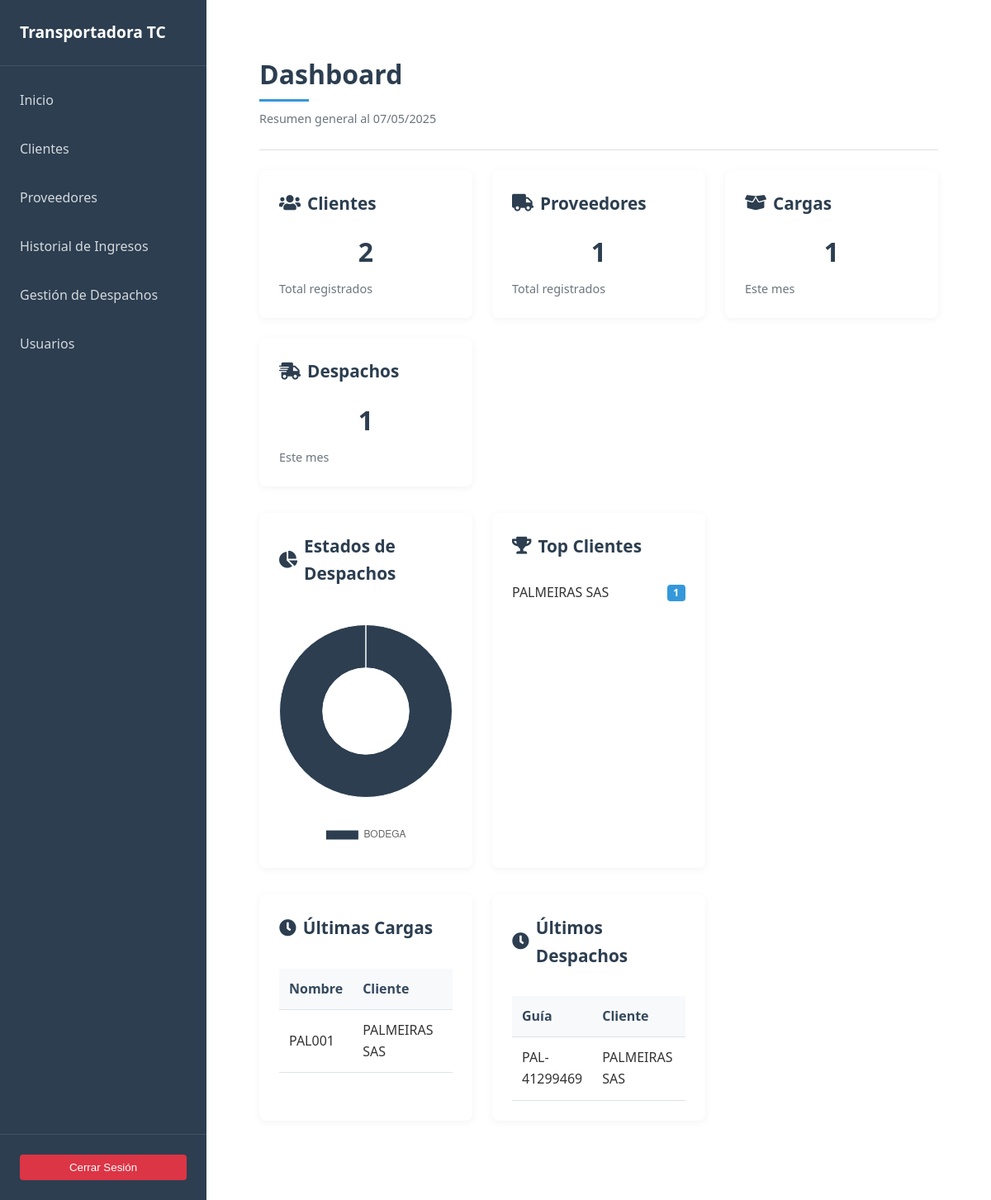
The app's page / (signed in), older data.
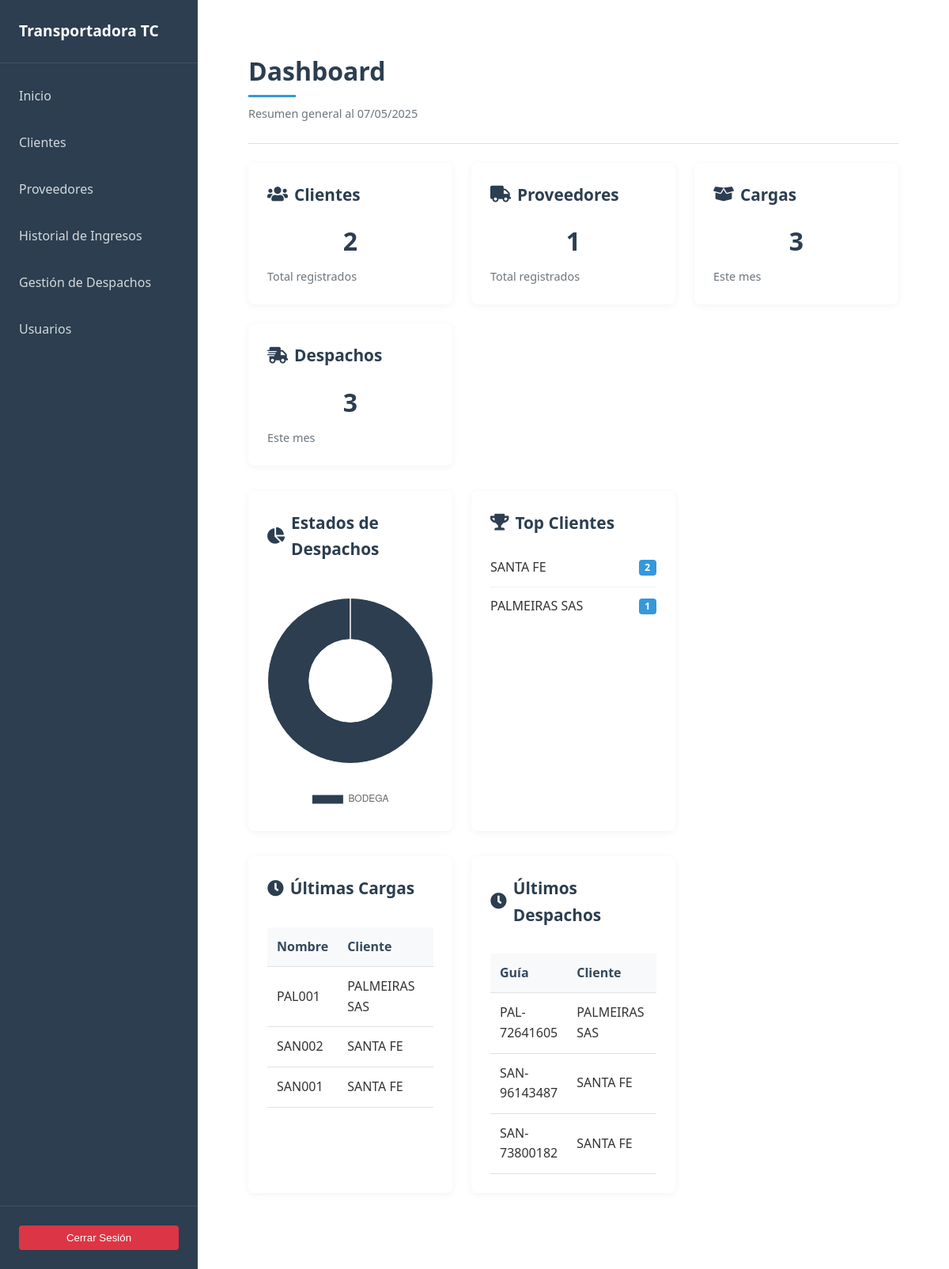
The same page, newer data.
### clientes/models.py (models this page shows, shortened)
class Cliente(models.Model):
    nit = models.CharField(max_length=255, default="", unique=True, blank=False)
    nombre = models.CharField(max_length=255, blank=False)
    email = models.EmailField()
    telefono = models.CharField(max_length=15)
    ciudad = models.CharField(max_length=255)
    direccion = models.CharField(max_length=255)
    proveedores = models.ManyToManyField(Proveedor, related_name="clientes", blank=True)
    fecha_creacion = models.DateTimeField(auto_now_add=True)

### cargas/models.py (models this page shows, shortened)
class Carga(models.Model):
    nombre = models.CharField(max_length=20, unique=True)
    cliente = models.ForeignKey(Cliente, on_delete=models.CASCADE, related_name='cargas')
    proveedor = models.ForeignKey(Proveedor, on_delete=models.CASCADE, related_name='cargas')
    fecha = models.DateTimeField(auto_now_add=True)
    remision = models.CharField(unique=True, max_length=20)
    observaciones = models.TextField(blank=True, null=True)
    archivo_factura = models.FileField(upload_to='facturas/', blank=True, null=True)

### despachos/models.py (models this page shows, shortened)
class Despacho(models.Model):
    ESTADOS = (
        ('BODEGA', 'En bodega'),
        ('RUTA', 'En ruta'),
        ('ENTREGADO', 'Entregado'),
    )
    cliente = models.ForeignKey(Cliente, on_delete=models.CASCADE, related_name='despachos')
    fecha_creacion = models.DateTimeField(auto_now_add=True)
    guia = models.CharField(max_length=20, unique=True, blank=True)
    estado = models.CharField(max_length=20, choices=ESTADOS, default='BODEGA')
    valor_flete = models.DecimalField(max_digits=10, decimal_places=2, blank=True, null=True)
    observaciones = models.TextField(blank=True, null=True)
    placa_camion = models.CharField(max_length=20, default='')
    nombre_conductor = models.CharField(max_length=50, blank=True, null=True, default='')

### main/views.py (the view)
# urls.py: path('', views.home, name='home'),
@login_required
def home(request):
    hoy = timezone.now().date()
    inicio_mes = hoy.replace(day=1)
    total_clientes = Cliente.objects.count()
    total_proveedores = Proveedor.objects.count()
    cargas_recientes = Carga.objects.select_related('cliente').order_by('-fecha')[:5]
    total_cargas_mes = Carga.objects.filter(fecha__date__gte=inicio_mes).count()
    cargas_por_cliente = Carga.objects.values('cliente__nombre').annotate(
        total=Count('id')
    ).order_by('-total')[:5]
    despachos_recientes = Despacho.objects.select_related('cliente').order_by('-fecha_creacion')[:5]
    total_despachos_mes = Despacho.objects.filter(fecha_creacion__date__gte=inicio_mes).count()
    estados_despachos = Despacho.objects.values('estado').annotate(
        total=Count('id')
    )
    context = {
        'hoy': hoy,
        'total_clientes': total_clientes,
        'total_proveedores': total_proveedores,
        'cargas_recientes': cargas_recientes,
        'total_cargas_mes': total_cargas_mes,
        'cargas_por_cliente': cargas_por_cliente,
        'despachos_recientes': despachos_recientes,
        'total_despachos_mes': total_despachos_mes,
        'estados_despachos': estados_despachos,
    }
    return render(request, 'main/home.html', context)

### main/templatetags/auth_extras.py (called while the page is built)
@register.filter(name='in_group')
def in_group(user, group_name):
    return user.groups.filter(name=group_name).exists()

### main/templates/main/home.html (shortened to what the changed rows need)
{% extends 'base.html' %}
{% load static %}
{% block content %}
<main class="main-content">
    <header class="content__header">
        <h1 class="content__title">Dashboard</h1>
    </header>
    <section class="content__body">
        <div class="card-grid">
            <div class="card">
                <div class="card__body">
                    <h3 class="card__title"><i class="fas fa-box-open"></i> Cargas</h3>
                    <p class="metric-value">{{ total_cargas_mes }}</p>
                    <p class="text-muted">Este mes</p>
                </div>
            </div>
            <div class="card">
                <div class="card__body">
                    <h3 class="card__title"><i class="fas fa-shipping-fast"></i> Despachos</h3>
                    <p class="metric-value">{{ total_despachos_mes }}</p>
                    <p class="text-muted">Este mes</p>
                </div>
            </div>
        </div>
        <div class="card-grid">
            <div class="card">
                <div class="card__body">
                    <ul class="top-list">
                        {% for item in cargas_por_cliente %}
                        <li>
                            <span class="name">{{ item.cliente__nombre }}</span>
                            <span class="badge">{{ item.total }}</span>
                        </li>
                        {% empty %}
                        <li class="text-muted">No hay datos disponibles</li>
                        {% endfor %}
                    </ul>
                </div>
            </div>
        </div>
        <div class="card-grid">
            <div class="card">
                <div class="card__body">
                    <div class="table-responsive">
                        <table class="table">
                            <thead>
                                <tr>
                                    <th>Nombre</th>
                                    <th>Cliente</th>
                                    <th>Fecha</th>
                                </tr>
                            </thead>
                            <tbody>
                                {% for carga in cargas_recientes %}
                                <tr>
                                    <td>{{ carga.nombre }}</td>
                                    <td>{{ carga.cliente.nombre }}</td>
                                    <td>{{ carga.fecha|date:"d/m/Y" }}</td>
                                </tr>
                                {% empty %}
                                <tr>
                                    <td colspan="4" class="text-center">No hay cargas recientes</td>
                                </tr>
                                {% endfor %}
                            </tbody>
                        </table>
                    </div>
                </div>
            </div>
            <div class="card">
                <div class="card__body">
                    <div class="table-responsive">
                        <table class="table">
                            <thead>
                                <tr>
                                    <th>Guía</th>
                                    <th>Cliente</th>
                                    <th>Estado</th>
                                </tr>
                            </thead>
                            <tbody>
                                {% for despacho in despachos_recientes %}
                                <tr>
                                    <td>{{ despacho.guia }}</td>
                                    <td>{{ despacho.cliente.nombre }}</td>
                                    <td>
                                    </td>
                                </tr>
                                {% empty %}
                                <tr>
                                    <td colspan="4" class="text-center">No hay despachos recientes</td>
                                </tr>
                                {% endfor %}
                            </tbody>
                        </table>
                    </div>
                </div>
            </div>
        </div>
    </section>
</main>
<script>
// Espera a que todo el DOM esté cargado
document.addEventListener('DOMContentLoaded', function() {
    // 1. Verificación del elemento canvas
    const canvas = document.getElementById('estadosDespachosChart');
    if (!canvas) {
        console.error('No se encontró el elemento canvas para el gráfico');
        return;
    }
    // 2. Mostrar datos en consola para depuración
    console.log('Datos del gráfico:', {
        labels: [
            {% for estado in estados_despachos %}
                '{{ estado.estado }}',
            {% endfor %}
        ],
        values: [
            {% for estado in estados_despachos %}
                {{ estado.total }},
            {% endfor %}
        ]
    });
    // 3. Creación del gráfico con configuración segura
    try {
        const ctx = canvas.getContext('2d');
        const chart = new Chart(ctx, {
            type: 'doughnut',
            data: {
                labels: [
                    {% for estado in estados_despachos %}
                        '{{ estado.estado }}',
                    {% endfor %}
                ],
                datasets: [{
                    data: [
                        {% for estado in estados_despachos %}
                            {{ estado.total }},
                        {% endfor %}
                    ],
                    backgroundColor: [
                        '#2c3e50',  // BODEGA
                        '#ffc107',  // RUTA
                        '#28a745',  // ENTREGADO
                    ],
                    borderWidth: 1
                }]
            },
            options: {
                responsive: true,
                maintainAspectRatio: false,
                plugins: {
                    legend: {
                        position: 'bottom',
                    },
                    tooltip: {
                        callbacks: {
                            label: function(context) {
                                return `${context.label}: ${context.raw} despachos`;
                            }
                        }
                    }
                }
            }
        });
        console.log('Gráfico creado exitosamente');
    } catch (error) {
        console.error('Error al crear el gráfico:', error);
    }
});
</script>
{% endblock %}

Row changes from the older to the newer data that the page shows:
removed Despacho: guia "PAL-41299469", cliente.nombre "PALMEIRAS SAS"
now on this page (row unchanged): Cliente: cliente__nombre "SANTA FE", total "2"
added Carga: nombre "SAN002", cliente.nombre "SANTA FE"
added Carga: nombre "SAN001", cliente.nombre "SANTA FE"
added Despacho: guia "PAL-72641605", cliente.nombre "PALMEIRAS SAS"
added Despacho: guia "SAN-96143487", cliente.nombre "SANTA FE"
added Despacho: guia "SAN-73800182", cliente.nombre "SANTA FE"
Text that changed along with them:
{{ total_cargas_mes }}: "1" → "3"
{{ total_despachos_mes }}: "1" → "3"
